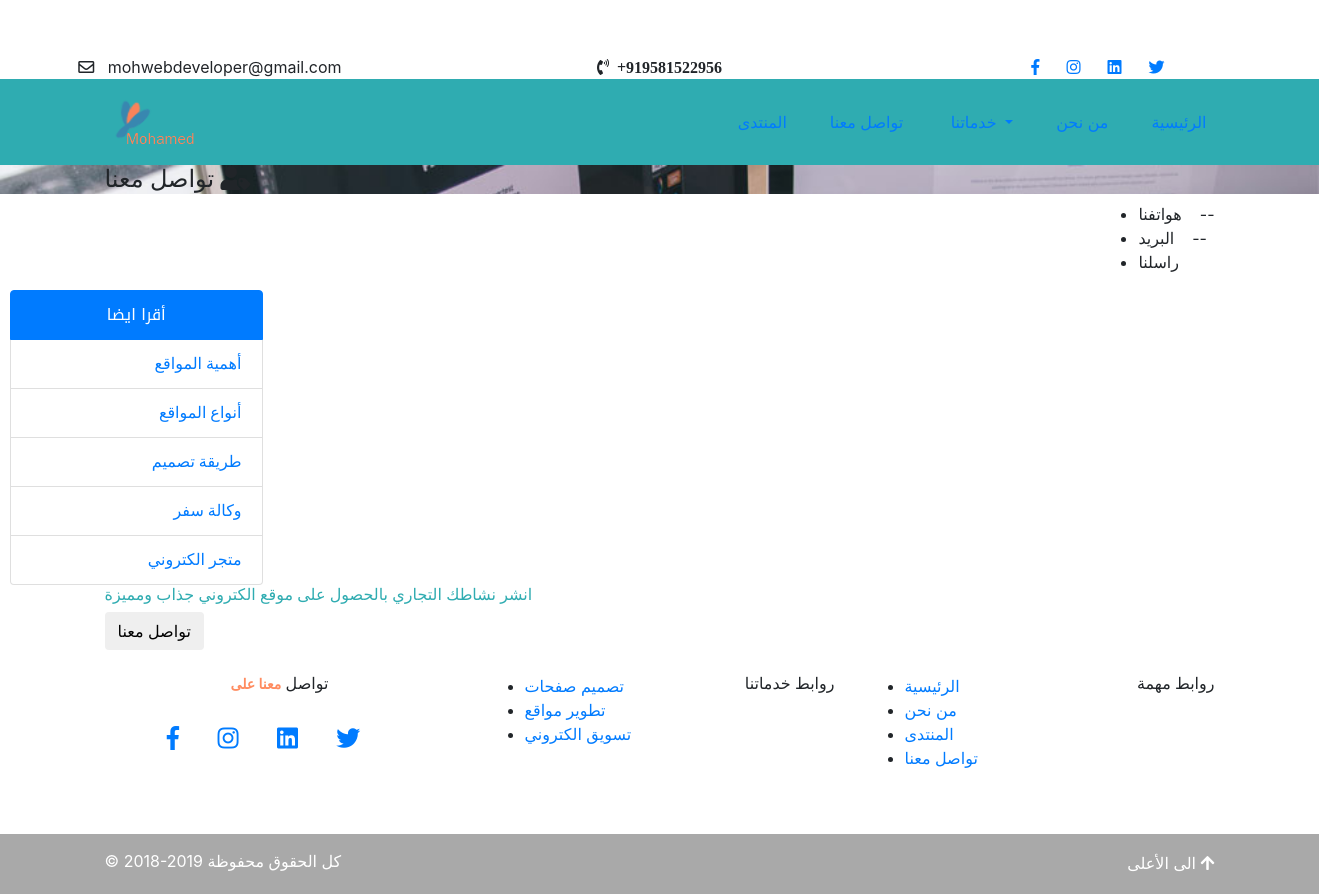
/blog/, run on an earlier commit of the app's database.
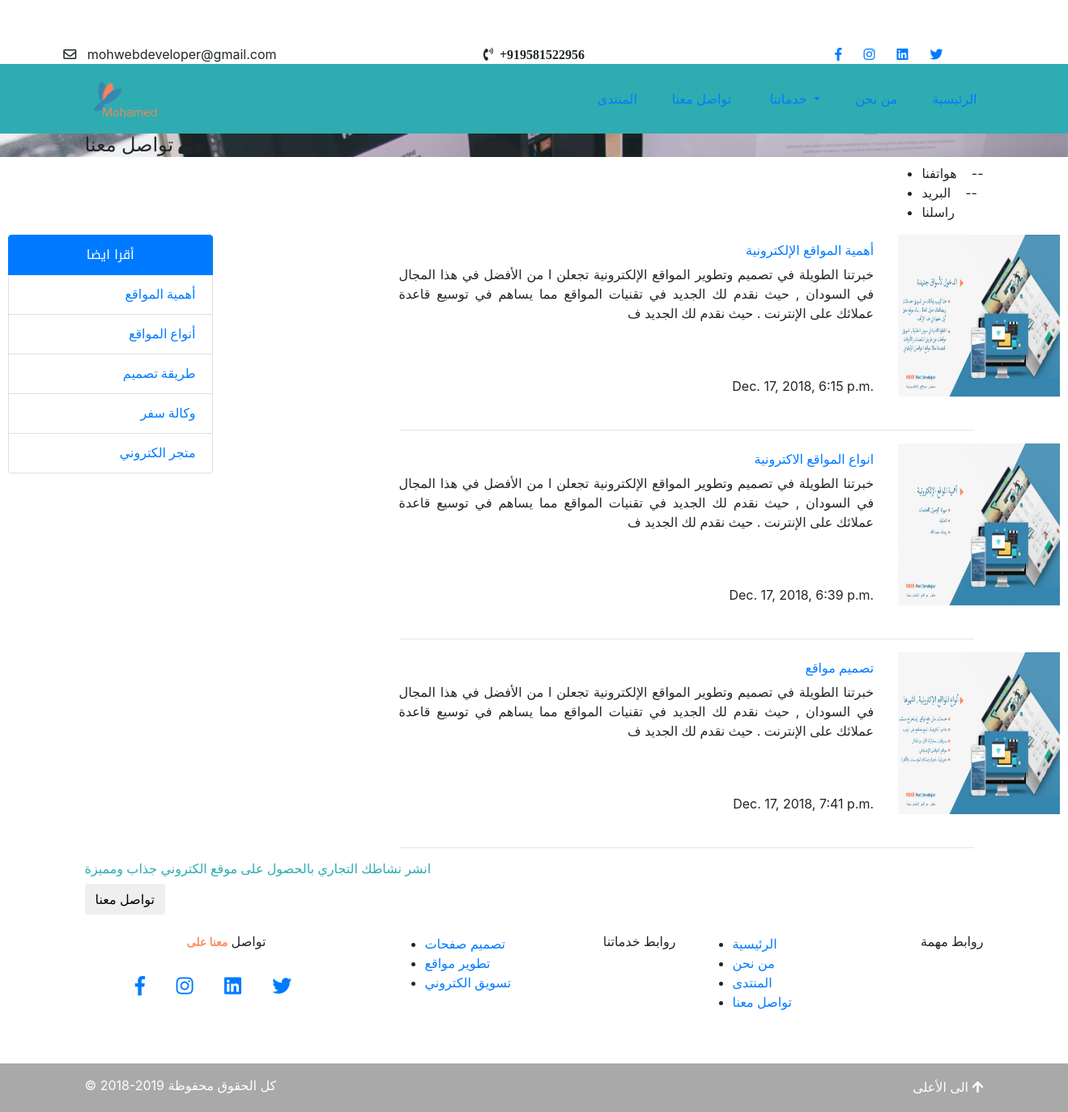
And on a later commit of the database.
### articles/models.py (models this page shows, shortened)
class Article(models.Model):
    title=models.CharField(max_length=100)
    slug=models.SlugField(allow_unicode=True,max_length=200,unique=True,blank=True,null=True)
    body=models.TextField()
    date=models.DateTimeField(auto_now_add=True)
    thumb=models.ImageField(upload_to = 'media/pic_folder/', default = 'media/pic_folder/None/no-img.jpg')
    author=models.ForeignKey(User, default=None)
    def snippet(self):
        return self.body[:200]

### articles/views.py (the view)
def articles_list(request):
    articles=Article.objects.all().order_by('date')
    return render(request,'articles/articles-list.html',{'articles':articles})

### articles/templates/articles/articles-list.html (shortened to what this page needs)
{% extends "personal/header.html" %}
{% load staticfiles%}
        {%block content%}
<section class="section" id="ban-sect" style="    background-image: url('{%static 'personal/img/ban-bg.jpg'%}'); background-repeat: no-repeat;background-size: cover; width: 100%;">
 <div class="container">
  <div class="title wow fadeInRight">
   <h4>تواصل معنا  <i class="fas fa-user-tag"></i></h4>
   <ul class="float-right ">
     <li> هواتفنا  &nbsp;&nbsp; <span class="white-col">--</span></li>
     <li>البريد  &nbsp;&nbsp; <span class="white-col">--</span></li>
     <li>راسلنا   </span></li>
   </ul>
 </div>
 </div>
</section>
 <div class="row container section">
 <div class="list-group col-lg-3" style="padding-left: 10px;">
   <div id="side-bar" >
    <a href="" class="list-group-item active" style="text-align: center;font-family: 'Noto Kufi Arabic', sans-serif;
"> <span >أقرا ايضا </span></a>
    <a href="#" class="list-group-item lhover" style="text-align: right;font-family: 'Tajawal', sans-serif;"><span style="text-align: right;">أهمية المواقع </span></a>
    <a href="#" class="list-group-item lhover" style="text-align: right;font-family: 'Tajawal', sans-serif;"><span >أنواع المواقع </span></a>
    <a href="#" class="list-group-item lhover" style="text-align: right;font-family: 'Tajawal', sans-serif;"><span >طريقة تصميم </span></a>
    <a href="#" class="list-group-item lhover"style="text-align: right;font-family: 'Tajawal', sans-serif;"><span >وكالة سفر </span></a>
    <a href="#" class="list-group-item lhover"style="text-align: right;font-family: 'Tajawal', sans-serif;"><span >متجر الكتروني</span></a>
</div>
  </div>
  <div class="col-lg-8 col-xs-12 post">
{% for article in articles %}
    <div class="row ">
      <div class="col-lg-10 col-8 post-card">
        <h6 class="col-navyblue"><a href="{% url 'articles:detail' slug=article.slug %}" class="title lhover">{{ article.title }}</a></h6>
        <p class="light-col">{{ article.snippet  }}  </p>
        <p class="light-col post-date">{{ article.date }}</p>
    </div>
    <div class="col-lg-2  col-4 img-card">
       <img src="{{ article.thumb.url }}" class="img-responsive img-circle">
    </div>
  </div>
<hr class="light-col">
{% endfor %}
  </div>
</div>
<section class="section container" id="contact">
 <div class="wow fadeInLeft">
<h6 class="col-navyblue">انشر  نشاطك التجاري بالحصول على موقع الكتروني  جذاب ومميزة  </h6> <a class="" href="{% url 'contact' %}"><button type="button" class="btn btn-style-cont rounded ">تواصل معنا </button> </a></div>
</section>
{% endblock %} -->

### personal/templates/personal/header.html (shortened to what this page needs)
<!DOCTYPE html>
<html lang="ar">
<head>
    {%load staticfiles %}
    <link rel="stylesheet" href={% static 'personal/css/bootstrap.min.css' %} type="text/css">
    <link rel="stylesheet" href="{% static 'personal/css/stylesheet.css' %}" type="text/css">
    <link rel="stylesheet" href="../../static/personal/css/stylesheet.css">
    <link href="../../static/personal/css/StyleSheet.css" rel="stylesheet">
    <link rel="stylesheet" href="https://use.fontawesome.com/releases/v5.1.0/css/all.css">
    <link rel="stylesheet" type="text/css" href="{% static 'personal/css/animate.css' %}">
    <link rel="stylesheet" type="text/css" href="{% static 'personal/css/animate.css' %}">
    </head>
  <body >
<section id="top-nav" >
<div class="top-nav-cont">
  <div class="row">
    <div class="col-sm white-col">
     <center><i class="far fa-envelope"></i>  &nbsp;&nbsp;mohwebdeveloper@gmail.com  </center>
    </div>
    <div class="col-sm phone-top ">
     <center><i class="fas fa-phone-volume">&nbsp;&nbsp;+919581522956</i></center>
</div>
    <div class="col-sm white-col float-right socal-top">
   <center> <a href="https://www.facebook.com/mohwebdeveloper1/?modal=admin_todo_tour" target="blank"><i class="fab fa-facebook-f white-col"></i></a> &nbsp;&nbsp;&nbsp;&nbsp;
    <a href="https://www.instagram.com/mohwebdeveloper/" target="blank"><i class="fab fa-instagram white-col"></i></a> &nbsp;&nbsp;&nbsp;&nbsp;
    <a href="https://www.linkedin.com/in/%D9%85%D8%B7%D9%88%D8%B1-%D9%85%D9%88%D8%A7%D9%82%D8%B9-moh-webdeveloper-36173a175/" target="blank"><i class="fab fa-linkedin white-col"></i></a> &nbsp;&nbsp;&nbsp;&nbsp;
    <a href="https://twitter.com/mohamedwebdeve1" target="blank"><i class="fab fa-twitter white-col"></i></a> &nbsp;&nbsp;&nbsp;&nbsp;</center>
    </div>
  </div>
</div>
</section>
    <nav class="navbar navbar-expand-lg  bg-white black-col" id="mainNav">
      <div class="container">
        <a class="navbar-brand js-scroll-trigger non-uper" href={% url "index" %}><img src="{% static "personal/img/logo60X100.png" %}" alt="logo"></a>
        <div class="collapse navbar-collapse" id="navbarResponsive">
          <ul class="navbar-nav text-uppercase ml-auto">
            <li class="nav-item order-lg-5">
              <a class="nav-link  js-scroll-trigger" href={% url "index" %}>&nbsp;&nbsp;&nbsp;&nbsp;&nbsp;&nbsp;الرئيسية  </a>
            </li>
            <li class="nav-item order-lg-4">
              <a class="nav-link js-scroll-trigger" href={% url "about" %}>&nbsp;&nbsp;&nbsp;&nbsp;&nbsp;&nbsp;من نحن </a>
            </li>
      <li class="nav-item order-lg-4">
      <li class="nav-item dropdown order-lg-3">
        <a class="nav-link dropdown-toggle" href="#" id="navbarDropdownMenuLink" data-toggle="dropdown" aria-haspopup="true" aria-expanded="false">&nbsp;&nbsp;&nbsp;&nbsp;&nbsp;&nbsp;
        </a>
      </li>
    </li>
          <li class="nav-item order-lg-2 ">
              <a class="nav-link js-scroll-trigger" href={% url 'contact' %}>&nbsp;&nbsp;&nbsp;&nbsp;&nbsp;&nbsp;تواصل معنا</a>
          </li>
          <li class="nav-item order-lg-1">
              <a class="nav-link js-scroll-trigger" href={% url "articles:blog" %}>المنتدى</a>
          </li>
          </ul>
        </div>
      </div>
    </nav>
        {%block content%}
        {%endblock%}
<section class="blue-col white-col" id="top-footer">
  <div class="container">
    <br>
    <div class="row">
    <div class="col-lg-4 col-xs-12 order-lg-1 ">
     <center> <h6 >تواصل  <span style="color: #ff8c60; font-size: 14px;font-weight: bold ">معنا على </span></h6>
      <br>
   <h4><a href="https://www.facebook.com/mohwebdeveloper1/?modal=admin_todo_tour" target="blank"><i class="fab fa-facebook-f white-col"></i></a> &nbsp;&nbsp;&nbsp;&nbsp;
    <a href="https://www.instagram.com/mohwebdeveloper/" target="blank"><i class="fab fa-instagram white-col"></i></a> &nbsp;&nbsp;&nbsp;&nbsp;
    <a href="https://www.linkedin.com/in/%D9%85%D8%B7%D9%88%D8%B1-%D9%85%D9%88%D8%A7%D9%82%D8%B9-moh-webdeveloper-36173a175/" target="blank"><i class="fab fa-linkedin white-col"></i></a> &nbsp;&nbsp;&nbsp;&nbsp;
    <a href="https://twitter.com/mohamedwebdeve1" target="blank" class="lhover"><i class="fab fa-twitter white-col"></i></a> &nbsp;&nbsp;&nbsp;&nbsp; </h4>
     </center><br>
     <br><br>
    </div>
    <br>
        <div class="col-lg-4 col-xs-6 order-lg-3">
    <div  class="imp-link">
    <h6 class="float-right">روابط مهمة</h6>
    <ul>
      <li><a class="lhover white-col" href="{% url 'index' %}" >الرئيسية</a></li>
      <li><a class="lhover white-col" href="{% url 'about' %}">من نحن </a></li>
      <li><a class="lhover white-col" href="{% url 'articles:blog' %}">المنتدى</a></li>
      <li><a class="lhover white-col" href="{% url 'contact' %}">تواصل معنا</a></li>
    </ul>
      </div>
      </div>
    <div class="col-lg-4 col-xs-6  order-lg-2">
    <div  class="imp-link">
    <h6 class="float-right">&nbsp;&nbsp;&nbsp;&nbsp;&nbsp;&nbsp;&nbsp;روابط خدماتنا </h6>
    <ul>
      <li><a class="lhover white-col" href={% url 'website-template' %}>تصميم صفحات</a></li>
      <li><a class="lhover white-col" href={% url 'dynamic-website' %}>تطوير مواقع</a></li>
      <li><a class="lhover white-col" href={% url 'digital-marketing' %}>تسويق  الكتروني  </li>
      </ul>
      </div>
    </div>
    </div>
   </div>
</section>
      <section id="footer">
          <div class="container">
        <p class="float-right non-uper" style="color: #2facb1; margin-top: 2px;"><a href="#" style="color: white;" class="non-uper"> الى الأعلى <i class="fas fa-arrow-up" ></i> </a></p>
        <p style="text-indent: 0px; color: white; margin-top: 10px; ">&copy; 2018-2019 كل الحقوق محفوظة</p>
          </div>
      </section>
</body>
</html>

### AgentWebsite/static/personal/css/StyleSheet.css (style rules this page uses)
body { top: 0px !important; margin-bottom: 0; padding-bottom: 0; padding-top: 55px; }
.col-navyblue { color: #2facb1 !important; }
.bg-white { background-color:#2facb1 !important; }
#footer { padding: 5px; background-color: darkgray; }

### static/personal/css/StyleSheet.css (style rules this page uses)
body { top: 0px !important; margin-bottom: 0; padding-bottom: 0; padding-top: 55px; }
.col-navyblue { color: #2facb1 !important; }
.bg-white { background-color:#2facb1 !important; }
#footer { padding: 5px; background-color: darkgray; }

### articles/templates/articles/articles-list.html (style rules this page uses)
.post-card { padding: 10px; }
.img-card img { padding-left: px; width: 200px; height: 200px; }
.post { margin-left: 200px; float: right; margin-right: -200px; }
.post-card h6 { text-align: right; }
.post-card p { line-height: px; text-align-last: right; text-align: justify; }
.post-date { padding-top: 50px; text-align: left; }

What changed in the data, as far as the page shows it:
added Article: title "أهمية المواقع الإلكترونية", snippet "خبرتنا الطويلة في تصميم وتطوير المواقع الإلكترونية تجعلن ا من الأفضل في هذا المجال في السودان , حيث نقدم لك الجديد في تقنيات المواقع مما يساهم في توسيع قاعدة عملائك على الإنترنت . حيث نقدم لك الجديد ف", date "Dec. 17, 2018, 6:15 p.m.", thumb (picture)
added Article: title "انواع المواقع الاكترونية", snippet "خبرتنا الطويلة في تصميم وتطوير المواقع الإلكترونية تجعلن ا من الأفضل في هذا المجال في السودان , حيث نقدم لك الجديد في تقنيات المواقع مما يساهم في توسيع قاعدة عملائك على الإنترنت . حيث نقدم لك الجديد ف", date "Dec. 17, 2018, 6:39 p.m.", thumb (picture)
added Article: title "تصميم مواقع", snippet "خبرتنا الطويلة في تصميم وتطوير المواقع الإلكترونية تجعلن ا من الأفضل في هذا المجال في السودان , حيث نقدم لك الجديد في تقنيات المواقع مما يساهم في توسيع قاعدة عملائك على الإنترنت . حيث نقدم لك الجديد ف", date "Dec. 17, 2018, 7:41 p.m.", thumb (picture)
